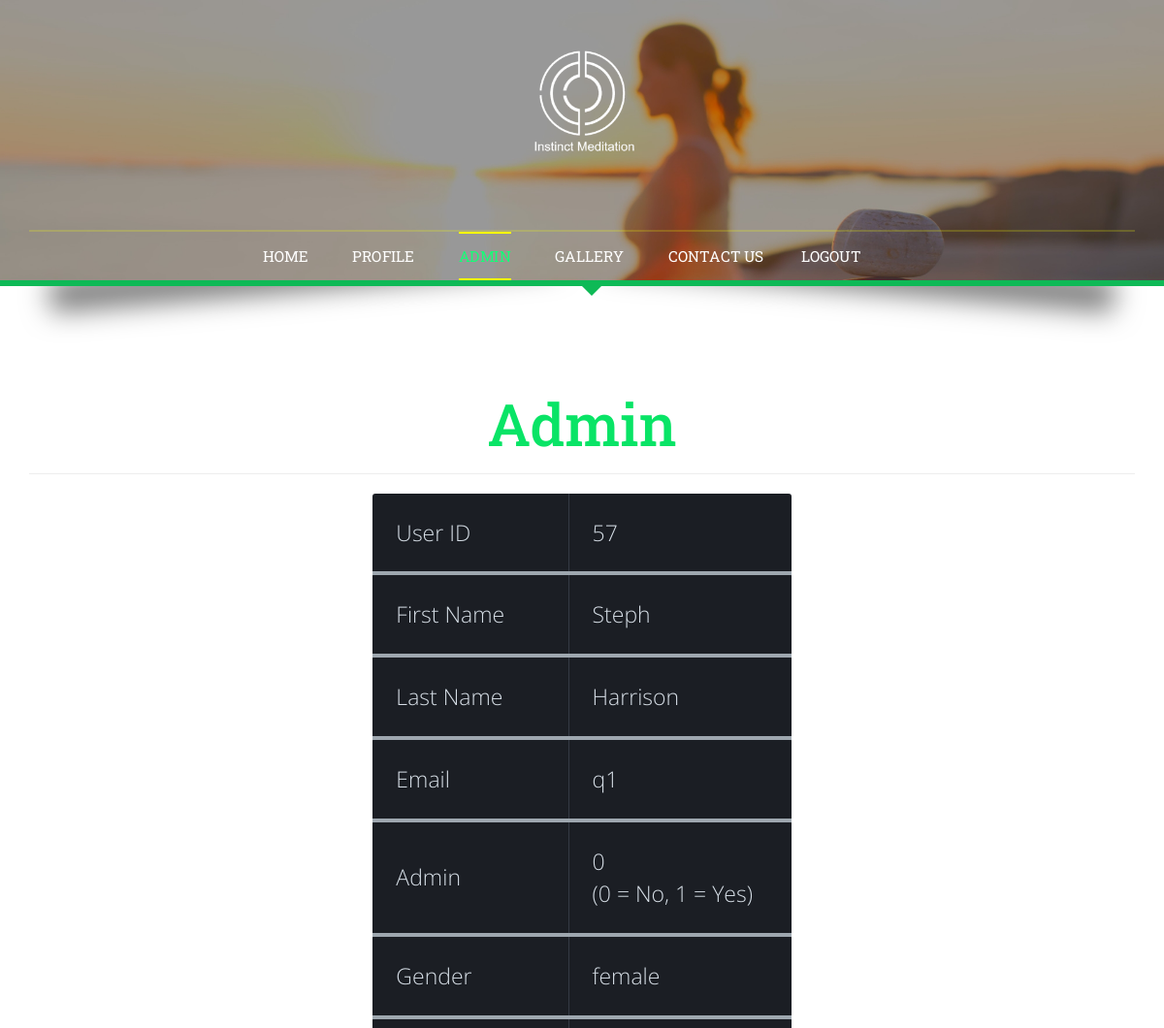
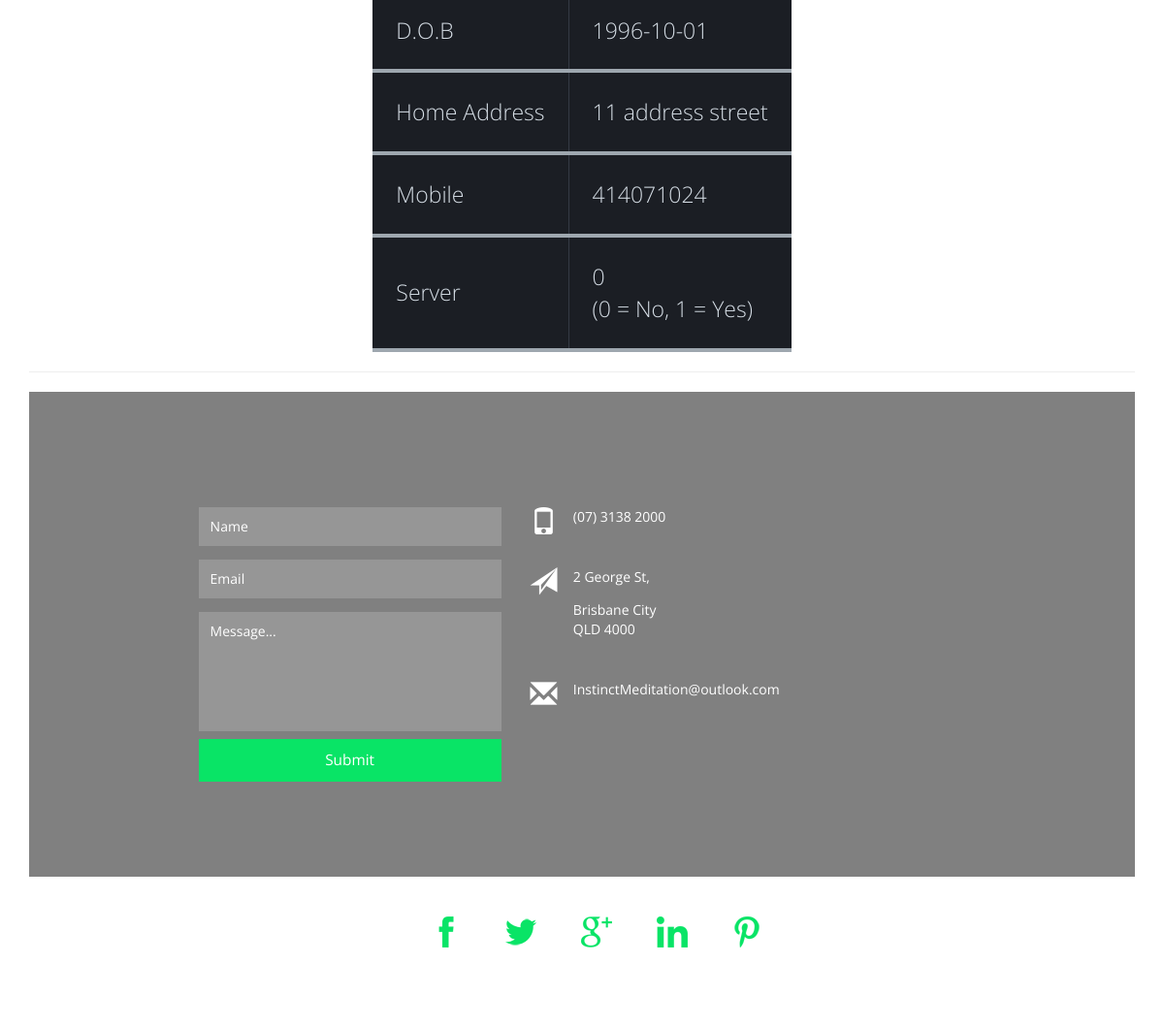
Page /adminUserDetails.php?userID=57 (signed in) on the earlier database version (2 pictures, top to bottom).
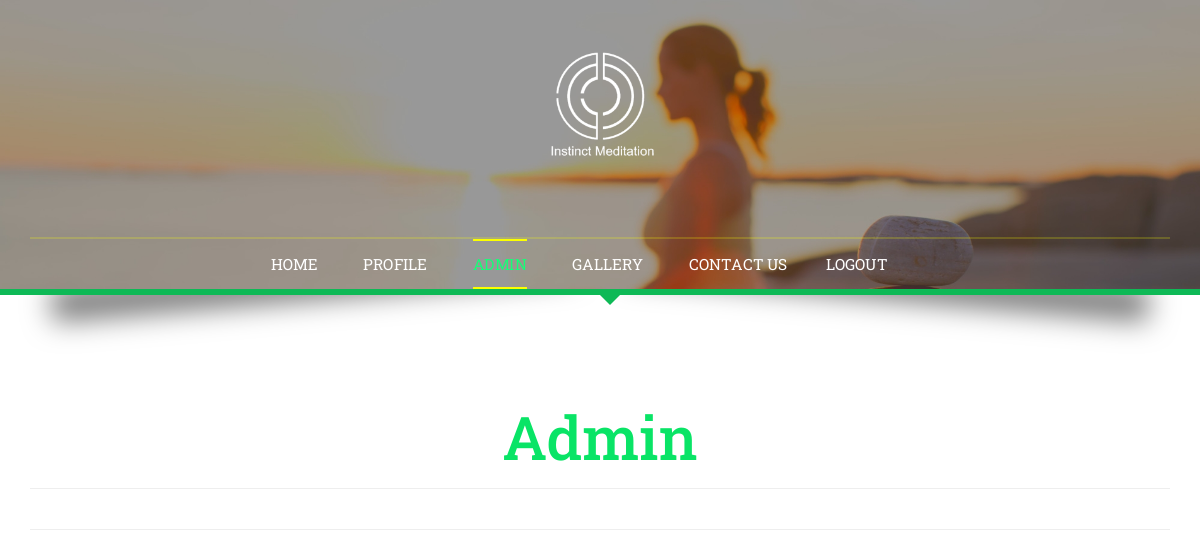
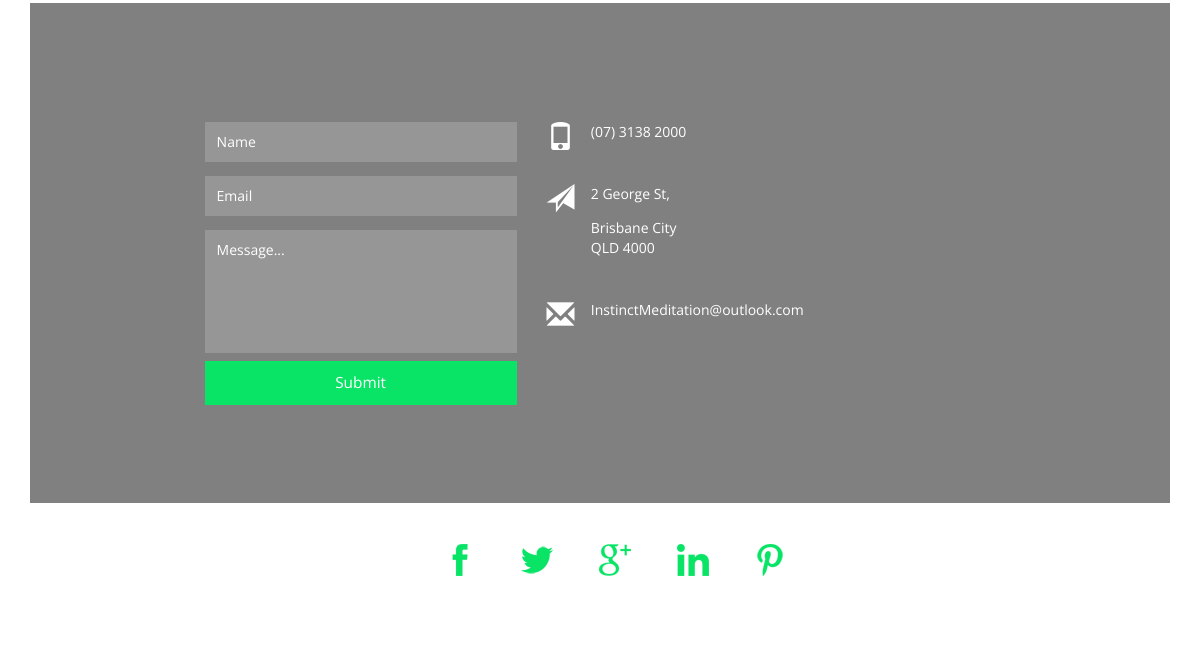
Same page on the later database version (2 pictures, top to bottom).
### tables this page shows
CREATE TABLE `users` (
  `userID` int(11) NOT NULL,
  `firstName` text NOT NULL,
  `lastName` text NOT NULL,
  `email` varchar(64) DEFAULT NULL,
  `password` varchar(64) DEFAULT NULL,
  `admin_privileges` tinyint(1) NOT NULL,
  `gender` text NOT NULL,
  `dateOfBirth` date NOT NULL,
  `homeAddress` varchar(200) NOT NULL,
  `canBeServer` tinyint(1) NOT NULL,
  `mobile` int(20) NOT NULL,
  `avatar` varchar(200) NOT NULL
);

### adminUserDetails.php (the view, shortened to what the changed rows need)
<?php
include "serverConnection.php";
$userID = $_GET['userID'];
if (!(isset($_SESSION['login']))){
header ("Location:login.php");
} else if(isset($_SESSION['iAmLogged'] )){
$userinfo = "SELECT * FROM users WHERE userID = $userID";
$loginpage = mysqli_query($con, $userinfo) or die(mysqli_error($con));
}
?>
<!DOCTYPE html>
<html>
<head>
<link href="css/bootstrap.css" type="text/css" rel="stylesheet" media="all">
<link href="css/style.css" type="text/css" rel="stylesheet" media="all">
<link href="css/styletable.css" type="text/css" rel="stylesheet" media="all">
</head>
<body>
	<div class="banner">
		<div class="effect5">
			<div class="container">
				<div class="logo">
					<h1><a href="index.php"><img src="images/logo.png" alt="" /></a></h1>
				</div>
			</div>
		</div>
	</div>
	<div class="codes">
		<div class="container">
<div id="container">
    <table class="tg">
        <?php while($row = mysqli_fetch_array($loginpage)) {  ?>
  <tr>
    <th class="userDeets">User ID</th>
    <th class="userDeets"><?php echo $row['userID']?></th>
  </tr>
    <tr>
    <th class="userDeets">First Name</th>
    <th class="userDeets"><?php echo $row['firstName']?></th>
  </tr>
  <tr>
    <th class="userDeets">Last Name</th>
    <th class="userDeets"><?php echo $row['lastName']?></th>
  </tr>
    <tr>
    <th class="userDeets">Email</th>
    <th class="userDeets"><?php echo $row['email']?></th>
  </tr>
    <tr>
    <th class="userDeets">Admin</th>
    <th class="userDeets"><?php echo $row['admin_privileges']?><br>(0 = No, 1 = Yes)</th>
  </tr>
    <tr>
    <th class="userDeets">Gender</th>
    <th class="userDeets"><?php echo $row['gender']?></th>
  </tr>
    <tr>
    <th class="userDeets">D.O.B</th>
    <th class="userDeets"><?php echo $row['dateOfBirth']?></th>
  </tr>
    <tr>
    <th class="userDeets">Home Address</th>
    <th class="userDeets"><?php echo $row['homeAddress']?></th>
  </tr>
    <tr>
    <th class="userDeets">Mobile</th>
    <th class="userDeets"><?php echo $row['mobile']?></th>
  </tr>
    <tr>
    <th class="userDeets">Server</th>
    <th class="userDeets"><?php echo $row['canBeServer']?> <br>(0 = No, 1 = Yes)</th>
  </tr>
    <?php } ?>
    </table>
</div>
</body>
</html>

Differences in the rows shown:
removed users: userID "57", firstName "Steph", lastName "Harrison", email "q1", admin_privileges "0", gender "female", dateOfBirth "1996-10-01", homeAddress "11 address street", mobile "414071024", canBeServer "0"
